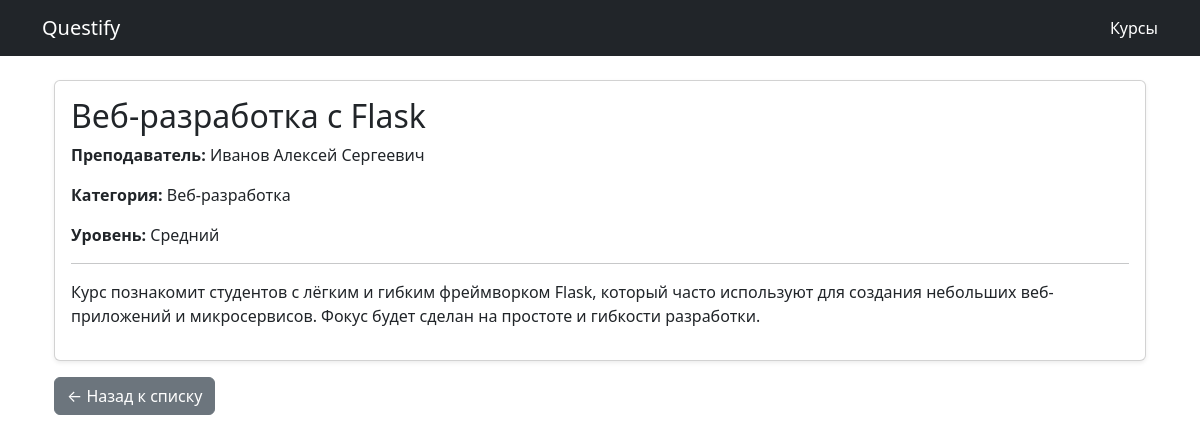
The app's page /course/5/, older data.
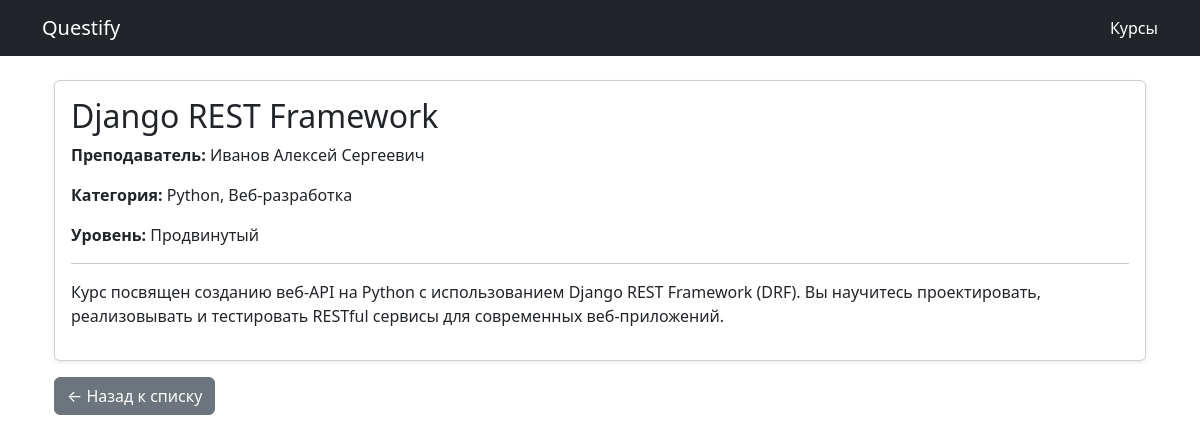
The same page, newer data.
### course/models/course.py (models this page shows, shortened)
class Course(models.Model):
    class LevelChoices(models.IntegerChoices):
        BEGINNER = 1, "Начальный"
        INTERMEDIATE = 2, "Средний"
        ADVANCED = 3, "Продвинутый"
    title = models.CharField(max_length=200, verbose_name="Название", help_text="Название курса")
    description = models.TextField(null=True, verbose_name="Описание", blank=True)
    price = models.FloatField(null=True, verbose_name="Цена", blank=True)
    published = models.DateTimeField(db_index=True, verbose_name="Опубликовано", default=timezone.now)
    level = models.SmallIntegerField("Уровень сложности", choices=LevelChoices.choices, default=LevelChoices.BEGINNER)
    teacher = models.ForeignKey("course.Teacher", on_delete=models.CASCADE, blank=True, null=True, related_name="course")
    category = models.ManyToManyField(Category, verbose_name="Категория", blank=True)
    class Meta:
        verbose_name_plural = "Курсы"
        verbose_name = "Курс"
        ordering = ['-published']
        unique_together = ["title", "teacher"]
        get_latest_by = "published"

class Category(models.Model):
    name = models.CharField("Название категории", max_length=30, unique=True)
    class Meta:
        verbose_name = "Категория"
        verbose_name_plural = "Категории"

### course/models/teacher.py (models this page shows)
class Teacher(models.Model):
    name = models.CharField("Имя", max_length=30)
    surname = models.CharField("Фамилия", max_length=50)
    patronymic = models.CharField("Отчество", max_length=50, null=True, blank=True)
    years_of_experience = models.PositiveIntegerField("Опыт преподавания (лет)")
    class Meta:
        verbose_name = "Преподаватель"
        verbose_name_plural = "Преподаватели"
        ordering = ["surname", "name"]
    def __str__(self):
        return " ".join(filter(None, [self.surname, self.name, self.patronymic]))

### course/views.py (the view)
# urls.py: path('<int:pk>/', CourseDetailView.as_view(), name='course_detail'),
class CourseDetailView(DetailView):
    model = Course
    template_name = "course/course_detail.html"
    context_object_name = "course"

### course/templates/course/course_detail.html
{% extends "base.html" %}
{% block content %}
<div class="container mt-4">
  <div class="card shadow-sm">
    <div class="card-body">
      <h2 class="card-title">{{ course.title }}</h2>
      <p><strong>Преподаватель:</strong> {{ course.teacher }}</p>
      <p><strong>Категория:</strong>
        {% for cat in course.category.all %}
                 {{ cat.name }}{% if not forloop.last %}, {% endif %}
                {% empty %}
                  Нет
                {% endfor %}
      </p>
      <p><strong>Уровень:</strong> {{ course.get_level_display }}</p>
      <hr>
      <p>{{ course.description }}</p>
    </div>
  </div>
  <a href="{% url 'course_list' %}" class="btn btn-secondary mt-3">← Назад к списку</a>
</div>
{% endblock %}

### templates/base.html (shortened to what this page needs)
<!DOCTYPE html>
<html lang="ru">
<head>
    <link href="https://cdn.jsdelivr.net/npm/bootstrap@5.3.0/dist/css/bootstrap.min.css" rel="stylesheet">
</head>
<body>
    <nav class="navbar navbar-expand-lg navbar-dark bg-dark mb-4">
        <div class="container">
            <a class="navbar-brand" href="/">Questify</a>
            <div>
                <a class="nav-link text-white" href="{% url 'course_list' %}">Курсы</a>
            </div>
        </div>
    </nav>
    <div class="container">
        {% block content %}
        {% endblock %}
    </div>
</body>
</html>

Row changes from the older to the newer data that the page shows:
changed Course "Иванов Алексей Сергеевич": title "Веб-разработка с Flask" → "Django REST Framework"; level "Средний" → "Продвинутый"; description "Курс познакомит студентов с лёгким и гибким фреймворком Flask, который часто используют для создания небольших веб-приложений и микросервисов. Фокус будет сделан на простоте и гибкости разработки." → "Курс посвящен созданию веб-API на Python с использованием Django REST Framework (DRF). Вы научитесь проектировать, реализовывать и тестировать RESTful сервисы для современных веб-приложений."
added Category: name "Python"
